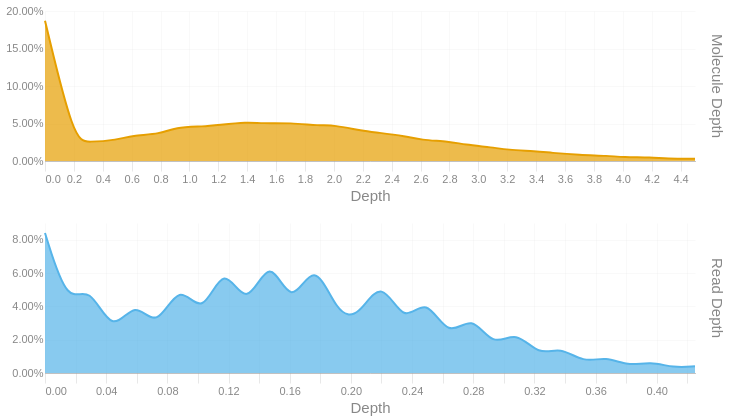

Notebook cell for this chart:
### Code cell
readdep = depth_hist(tb['Read Depth'], q99, 3)
readdep = readdep.with_columns(pl.lit('Read Depth').alias('Metric'))
if not SKIPLR:
    moldep = depth_hist(tb['Molecule Depth'], mol_q99, 1)
    moldep = moldep.with_columns(pl.lit('Molecule Depth').alias('Metric'))
    _hist = pl.concat([readdep, moldep])
    _hist = _hist.filter(pl.col('Proportion') != 0)
    with SafeRender(_hist):
        (
            alt.Chart(_hist)        
            .mark_area(interpolate = "basis")
            .encode(
                x=alt.X('Bin:Q').scale(domainMin=0).axis(alt.Axis(title='Depth')),
                y = alt.Y('Proportion:Q', title = None).axis(format = '.2%'),
                color = alt.Color('Metric:N').legend(None),
                row = alt.Row("Metric:N").header(title = None, labelOrient = 'right'),
                tooltip = [
                    alt.Tooltip("Metric:N", title = "Metric"),
                    alt.Tooltip('Interval:N', title = "Depth Interval"),
                    alt.Tooltip('Proportion:Q', title = "% Alignments").format('.2%')
                ]
            )
            .resolve_scale(x='independent', y='independent')
            .properties(
                height = 150, width = 650,
                usermeta={'embedOptions': {'downloadFileName': f'{samplename}.depth.hist'}}
            )
        ).display()
else:
    readdep = readdep.filter(pl.col('Proportion') != 0)
    with SafeRender(readdep):
        (
            alt.Chart(readdep)        
            .mark_area(interpolate = "basis")
            .encode(
                x=alt.X('Bin:Q').scale(domainMin=0).axis(alt.Axis(title='Depth')),
                y = alt.Y('Proportion:Q', title = None).axis(format = '.2%'),
                tooltip = [
                    alt.Tooltip('Interval:N', title = "Depth Interval"),
                    alt.Tooltip('Proportion:Q', title = "% Alignments").format('.2%')
                ]
            )
            .properties(
                usermeta={'embedOptions': {'downloadFileName': f'{samplename}.depth.hist'}}
            )
        ).display()

### Figure 1 — Vega-Lite specification as saved in the notebook (floating-point values rounded to 4 significant figures)
{"width": 650, "height": 150, "config": {"title": {"anchor": "start", "dy": -15, "fontSize": 18, "color": "#888888", "subtitleColor": "#888888", "subtitleFontSize": 14}, "arc": {"fill": "#0072B2"}, "axis": {"domainColor": "#888888", "domainWidth": 0.5, "gridWidth": 0.2, "grid": false, "titleFontWeight": 400, "titleFontSize": 15, "labelFontSize": 11, "labelColor": "#888888", "tickColor": "#888888", "tickWidth": 0.2, "titleColor": "#888888"}, "axisBand": {"grid": false}, "axisX": {"grid": true, "tickSize": 10, "domainCap": "round"}, "axisY": {"domain": false, "grid": true, "tickSize": 0, "domainCap": "round"}, "background": "transparent", "header": {"labelFontSize": 15, "labelColor": "#888888", "titleFontSize": 15, "titleFontWeight": 600, "titleColor": "#888888"}, "legend": {"labelFont": "sans-serif", "labelFontSize": 12, "labelColor": "#888888", "symbolSize": 100, "symbolType": "circle", "titleFontSize": 12, "titlePadding": 10, "titleColor": "#888888", "title": null}, "range": {"category": ["#E69F00", "#56B4E9", "#009E73", "#F0E442", "#0072B2", "#D55E00", "#CC79A7", "#000000"], "diverging": ["#cfe8f3", "#a2d4ec", "#73bfe2", "#46abdb", "#1696d2", "#12719e"]}, "area": {"fill": "#0072B2", "fillOpacity": 0.7, "line": true, "strokeOpacity": 0.7}, "line": {"color": "#0072B2", "stroke": "#0072B2", "strokeWidth": 2}, "trail": {"color": "#0072B2", "stroke": "#0072B2", "strokeWidth": 0, "size": 1}, "point": {"filled": true, "fillOpacity": 1.0, "size": 95}, "text": {"color": "#888888", "fontSize": 11, "align": "right", "fontWeight": 400, "size": 11}, "bar": {"fill": "#0072B2", "stroke": null}, "view": {"stroke": null, "continuousWidth": 660, "continuousHeight": 400}}, "data": {"name": "data-8733b93095fe99d11ccfd77338ae3f3d"}, "mark": {"type": "area", "interpolate": "basis"}, "encoding": {"color": {"field": "Metric", "legend": null, "type": "nominal"}, "row": {"field": "Metric", "header": {"title": null, "labelOrient": "right"}, "type": "nominal"}, "tooltip": [{"field": "Metric", "title": "Metric", "type": "nominal"}, {"field": "Interval", "title": "Depth Interval", "type": "nominal"}, {"field": "Proportion", "format": ".2%", "title": "% Alignments", "type": "quantitative"}], "x": {"axis": {"title": "Depth"}, "field": "Bin", "scale": {"domainMin": 0}, "type": "quantitative"}, "y": {"axis": {"format": ".2%"}, "field": "Proportion", "title": null, "type": "quantitative"}}, "resolve": {"scale": {"x": "independent", "y": "independent"}}, "usermeta": {"embedOptions": {"downloadFileName": "TF26LRJL0072_50B_L_10484332_23Y22YLT4_L7.depth.hist"}}, "$schema": "https://vega.github.io/schema/vega-lite/v6.4.1.json", "datasets": {"data-8733b93095fe99d11ccfd77338ae3f3d": [{"Bin": 0.0, "Interval": "0.0-0.015", "Proportion": 0.084, "Metric": "Read Depth"}, {"Bin": 0.015, "Interval": "0.015-0.029", "Proportion": 0.04, "Metric": "Read Depth"}, {"Bin": 0.029, "Interval": "0.029-0.044", "Proportion": 0.054, "Metric": "Read Depth"}, {"Bin": 0.044, "Interval": "0.044-0.059", "Proportion": 0.022, "Metric": "Read Depth"}, {"Bin": 0.059, "Interval": "0.059-0.073", "Proportion": 0.045, "Metric": "Read Depth"}, {"Bin": 0.073, "Interval": "0.073-0.088", "Proportion": 0.025, "Metric": "Read Depth"}, {"Bin": 0.088, "Interval": "0.088-0.103", "Proportion": 0.056, "Metric": "Read Depth"}, {"Bin": 0.103, "Interval": "0.103-0.117", "Proportion": 0.032, "Metric": "Read Depth"}, {"Bin": 0.117, "Interval": "0.117-0.132", "Proportion": 0.068, "Metric": "Read Depth"}, {"Bin": 0.132, "Interval": "0.132-0.147", "Proportion": 0.036, "Metric": "Read Depth"}, {"Bin": 0.147, "Interval": "0.147-0.161", "Proportion": 0.073, "Metric": "Read Depth"}, {"Bin": 0.161, "Interval": "0.161-0.176", "Proportion": 0.037, "Metric": "Read Depth"}, {"Bin": 0.176, "Interval": "0.176-0.191", "Proportion": 0.07, "Metric": "Read Depth"}, {"Bin": 0.191, "Interval": "0.191-0.205", "Proportion": 0.035, "Metric": "Read Depth"}, {"Bin": 0.205, "Interval": "0.205-0.22", "Proportion": 0.033, "Metric": "Read Depth"}, {"Bin": 0.22, "Interval": "0.22-0.235", "Proportion": 0.058, "Metric": "Read Depth"}, {"Bin": 0.235, "Interval": "0.235-0.249", "Proportion": 0.028, "Metric": "Read Depth"}, {"Bin": 0.249, "Interval": "0.249-0.264", "Proportion": 0.047, "Metric": "Read Depth"}, {"Bin": 0.264, "Interval": "0.264-0.279", "Proportion": 0.02, "Metric": "Read Depth"}, {"Bin": 0.279, "Interval": "0.279-0.293", "Proportion": 0.036, "Metric": "Read Depth"}, {"Bin": 0.293, "Interval": "0.293-0.308", "Proportion": 0.015, "Metric": "Read Depth"}, {"Bin": 0.308, "Interval": "0.308-0.323", "Proportion": 0.026, "Metric": "Read Depth"}, {"Bin": 0.323, "Interval": "0.323-0.337", "Proportion": 0.01, "Metric": "Read Depth"}, {"Bin": 0.337, "Interval": "0.337-0.352", "Proportion": 0.016, "Metric": "Read Depth"}, {"Bin": 0.352, "Interval": "0.352-0.367", "Proportion": 0.006, "Metric": "Read Depth"}, {"Bin": 0.367, "Interval": "0.367-0.381", "Proportion": 0.01, "Metric": "Read Depth"}, {"Bin": 0.381, "Interval": "0.381-0.396", "Proportion": 0.004, "Metric": "Read Depth"}, {"Bin": 0.396, "Interval": "0.396-0.411", "Proportion": 0.007, "Metric": "Read Depth"}, {"Bin": 0.411, "Interval": "0.411-0.425", "Proportion": 0.003, "Metric": "Read Depth"}, {"Bin": 0.425, "Interval": "0.425-0.44", "Proportion": 0.004, "Metric": "Read Depth"}, {"Bin": 0.0, "Interval": "0.0-0.2", "Proportion": 0.187, "Metric": "Molecule Depth"}, {"Bin": 0.2, "Interval": "0.2-0.3", "Proportion": 0.027, "Metric": "Molecule Depth"}, {"Bin": 0.3, "Interval": "0.3-0.5", "Proportion": 0.025, "Metric": "Molecule Depth"}, {"Bin": 0.5, "Interval": "0.5-0.6", "Proportion": 0.028, "Metric": "Molecule Depth"}, {"Bin": 0.6, "Interval": "0.6-0.8", "Proportion": 0.034, "Metric": "Molecule Depth"}, {"Bin": 0.8, "Interval": "0.8-0.9", "Proportion": 0.036, "Metric": "Molecule Depth"}, {"Bin": 0.9, "Interval": "0.9-1.1", "Proportion": 0.045, "Metric": "Molecule Depth"}, {"Bin": 1.1, "Interval": "1.1-1.2", "Proportion": 0.046, "Metric": "Molecule Depth"}, {"Bin": 1.2, "Interval": "1.2-1.4", "Proportion": 0.048, "Metric": "Molecule Depth"}, {"Bin": 1.4, "Interval": "1.4-1.5", "Proportion": 0.052, "Metric": "Molecule Depth"}, {"Bin": 1.5, "Interval": "1.5-1.7", "Proportion": 0.05, "Metric": "Molecule Depth"}, {"Bin": 1.7, "Interval": "1.7-1.9", "Proportion": 0.051, "Metric": "Molecule Depth"}, {"Bin": 1.9, "Interval": "1.9-2.0", "Proportion": 0.047, "Metric": "Molecule Depth"}, {"Bin": 2.0, "Interval": "2.0-2.2", "Proportion": 0.048, "Metric": "Molecule Depth"}, {"Bin": 2.2, "Interval": "2.2-2.3", "Proportion": 0.04, "Metric": "Molecule Depth"}, {"Bin": 2.3, "Interval": "2.3-2.5", "Proportion": 0.038, "Metric": "Molecule Depth"}, {"Bin": 2.5, "Interval": "2.5-2.6", "Proportion": 0.033, "Metric": "Molecule Depth"}, {"Bin": 2.6, "Interval": "2.6-2.8", "Proportion": 0.028, "Metric": "Molecule Depth"}, {"Bin": 2.8, "Interval": "2.8-2.9", "Proportion": 0.026, "Metric": "Molecule Depth"}, {"Bin": 2.9, "Interval": "2.9-3.1", "Proportion": 0.022, "Metric": "Molecule Depth"}, {"Bin": 3.1, "Interval": "3.1-3.2", "Proportion": 0.018, "Metric": "Molecule Depth"}, {"Bin": 3.2, "Interval": "3.2-3.4", "Proportion": 0.015, "Metric": "Molecule Depth"}, {"Bin": 3.4, "Interval": "3.4-3.5", "Proportion": 0.013, "Metric": "Molecule Depth"}, {"Bin": 3.5, "Interval": "3.5-3.7", "Proportion": 0.011, "Metric": "Molecule Depth"}, {"Bin": 3.7, "Interval": "3.7-3.9", "Proportion": 0.008, "Metric": "Molecule Depth"}, {"Bin": 3.9, "Interval": "3.9-4.0", "Proportion": 0.007, "Metric": "Molecule Depth"}, {"Bin": 4.0, "Interval": "4.0-4.2", "Proportion": 0.005, "Metric": "Molecule Depth"}, {"Bin": 4.2, "Interval": "4.2-4.3", "Proportion": 0.005, "Metric": "Molecule Depth"}, {"Bin": 4.3, "Interval": "4.3-4.5", "Proportion": 0.003, "Metric": "Molecule Depth"}, {"Bin": 4.5, "Interval": "4.5-4.63", "Proportion": 0.003, "Metric": "Molecule Depth"}]}}
